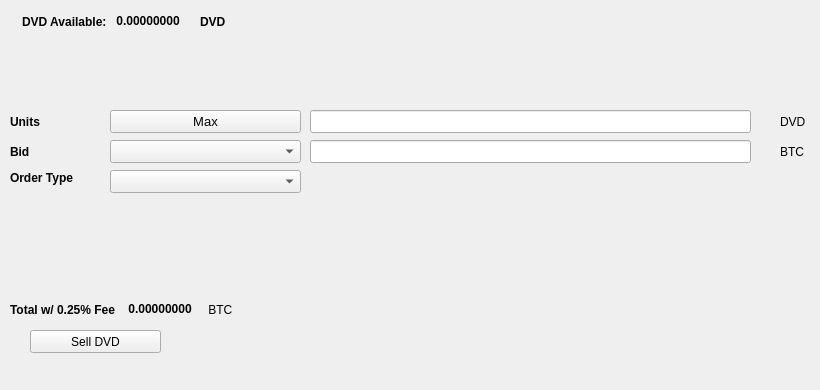
   <widget class="QWidget" name="SellTab">
    <attribute name="title">
     <string>Sell</string>
    </attribute>
    <widget class="QLabel" name="label_16">
     <property name="geometry">
      <rect>
       <x>780</x>
       <y>140</y>
       <width>31</width>
       <height>23</height>
      </rect>
     </property>
     <property name="text">
      <string>BTC</string>
     </property>
    </widget>
    <widget class="QComboBox" name="SellBidcomboBox">
     <property name="geometry">
      <rect>
       <x>110</x>
       <y>140</y>
       <width>191</width>
       <height>23</height>
      </rect>
     </property>
     <property name="font">
      <font>
       <pointsize>10</pointsize>
      </font>
     </property>
    </widget>
    <widget class="QLabel" name="label_18">
     <property name="geometry">
      <rect>
       <x>10</x>
       <y>110</y>
       <width>46</width>
       <height>23</height>
      </rect>
     </property>
     <property name="font">
      <font>
       <weight>75</weight>
       <bold>true</bold>
      </font>
     </property>
     <property name="text">
      <string>Units</string>
     </property>
    </widget>
    <widget class="QPushButton" name="Sell_Max_Amount">
     <property name="geometry">
      <rect>
       <x>110</x>
       <y>110</y>
       <width>191</width>
       <height>23</height>
      </rect>
     </property>
     <property name="font">
      <font>
       <pointsize>10</pointsize>
      </font>
     </property>
     <property name="text">
      <string>Max</string>
     </property>
    </widget>
    <widget class="QLabel" name="label_20">
     <property name="geometry">
      <rect>
       <x>10</x>
       <y>170</y>
       <width>91</width>
       <height>16</height>
      </rect>
     </property>
     <property name="font">
      <font>
       <weight>75</weight>
       <bold>true</bold>
      </font>
     </property>
     <property name="text">
      <string>Order Type</string>
     </property>
    </widget>
    <widget class="QComboBox" name="SellOrdertypeCombo">
     <property name="geometry">
      <rect>
       <x>110</x>
       <y>170</y>
       <width>191</width>
       <height>23</height>
      </rect>
     </property>
     <property name="font">
      <font>
       <pointsize>10</pointsize>
      </font>
     </property>
    </widget>
    <widget class="QLabel" name="label_21">
     <property name="geometry">
      <rect>
       <x>10</x>
       <y>140</y>
       <width>46</width>
       <height>23</height>
      </rect>
     </property>
     <property name="font">
      <font>
       <weight>75</weight>
       <bold>true</bold>
      </font>
     </property>
     <property name="text">
      <string>Bid</string>
     </property>
    </widget>
    <widget class="QLabel" name="label_22">
     <property name="geometry">
      <rect>
       <x>780</x>
       <y>110</y>
       <width>31</width>
       <height>23</height>
      </rect>
     </property>
     <property name="text">
      <string>DVD</string>
     </property>
    </widget>
    <widget class="QLineEdit" name="UnitsInputDVD">
     <property name="geometry">
      <rect>
       <x>310</x>
       <y>110</y>
       <width>441</width>
       <height>23</height>
      </rect>
     </property>
     <property name="font">
      <font>
       <pointsize>9</pointsize>
       <weight>75</weight>
       <bold>true</bold>
      </font>
     </property>
    </widget>
    <widget class="QLineEdit" name="SellBidPriceEdit">
     <property name="geometry">
      <rect>
       <x>310</x>
       <y>140</y>
       <width>441</width>
       <height>23</height>
      </rect>
     </property>
     <property name="font">
      <font>
       <pointsize>9</pointsize>
       <weight>75</weight>
       <bold>true</bold>
      </font>
     </property>
    </widget>
    <widget class="QPushButton" name="SellDVDBTN">
     <property name="geometry">
      <rect>
       <x>30</x>
       <y>330</y>
       <width>131</width>
       <height>23</height>
      </rect>
     </property>
     <property name="text">
      <string>Sell DVD</string>
     </property>
     <property name="icon">
      <iconset resource="../dividendcash">
       <normaloff>:/icons/bitcoin</normaloff>:/icons/bitcoin</iconset>
     </property>
    </widget>
    <widget class="QWidget" name="layoutWidget3">
     <property name="geometry">
      <rect>
       <x>22</x>
       <y>12</y>
       <width>258</width>
       <height>19</height>
      </rect>
     </property>
     <layout class="QHBoxLayout" name="horizontalLayout">
      <item>
       <widget class="QLabel" name="label232_2">
        <property name="font">
         <font>
          <weight>75</weight>
          <bold>true</bold>
         </font>
        </property>
        <property name="text">
         <string>DVD Available:</string>
        </property>
       </widget>
      </item>
      <item>
       <widget class="QLabel" name="DVDAvailableLabel">
        <property name="palette">
         <palette>
          <active>
           <colorrole role="WindowText">
            <brush brushstyle="SolidPattern">
             <color alpha="255">
              <red>0</red>
              <green>0</green>
              <blue>0</blue>
             </color>
            </brush>
           </colorrole>
           <colorrole role="Button">
            <brush brushstyle="SolidPattern">
             <color alpha="255">
              <red>0</red>
              <green>170</green>
              <blue>0</blue>
             </color>
            </brush>
           </colorrole>
           <colorrole role="Light">
            <brush brushstyle="SolidPattern">
             <color alpha="255">
              <red>0</red>
              <green>255</green>
              <blue>0</blue>
             </color>
            </brush>
           </colorrole>
           <colorrole role="Midlight">
            <brush brushstyle="SolidPattern">
             <color alpha="255">
              <red>0</red>
              <green>212</green>
              <blue>0</blue>
             </color>
            </brush>
           </colorrole>
           <colorrole role="Dark">
            <brush brushstyle="SolidPattern">
             <color alpha="255">
              <red>0</red>
              <green>85</green>
              <blue>0</blue>
             </color>
            </brush>
           </colorrole>
           <colorrole role="Mid">
            <brush brushstyle="SolidPattern">
             <color alpha="255">
              <red>0</red>
              <green>113</green>
              <blue>0</blue>
             </color>
            </brush>
           </colorrole>
           <colorrole role="Text">
            <brush brushstyle="SolidPattern">
             <color alpha="255">
              <red>0</red>
              <green>170</green>
              <blue>0</blue>
             </color>
            </brush>
           </colorrole>
           <colorrole role="BrightText">
            <brush brushstyle="SolidPattern">
             <color alpha="255">
              <red>255</red>
              <green>255</green>
              <blue>255</blue>
             </color>
            </brush>
           </colorrole>
           <colorrole role="ButtonText">
            <brush brushstyle="SolidPattern">
             <color alpha="255">
              <red>0</red>
              <green>0</green>
              <blue>0</blue>
             </color>
            </brush>
           </colorrole>
           <colorrole role="Base">
            <brush brushstyle="SolidPattern">
             <color alpha="255">
              <red>255</red>
              <green>255</green>
              <blue>255</blue>
             </color>
            </brush>
           </colorrole>
           <colorrole role="Window">
            <brush brushstyle="SolidPattern">
             <color alpha="255">
              <red>0</red>
              <green>170</green>
              <blue>0</blue>
             </color>
            </brush>
           </colorrole>
           <colorrole role="Shadow">
            <brush brushstyle="SolidPattern">
             <color alpha="255">
              <red>0</red>
              <green>0</green>
              <blue>0</blue>
             </color>
            </brush>
           </colorrole>
           <colorrole role="AlternateBase">
            <brush brushstyle="SolidPattern">
             <color alpha="255">
              <red>127</red>
              <green>212</green>
              <blue>127</blue>
             </color>
            </brush>
           </colorrole>
           <colorrole role="ToolTipBase">
            <brush brushstyle="SolidPattern">
             <color alpha="255">
              <red>255</red>
              <green>255</green>
              <blue>220</blue>
             </color>
            </brush>
           </colorrole>
           <colorrole role="ToolTipText">
            <brush brushstyle="SolidPattern">
             <color alpha="255">
              <red>0</red>
              <green>0</green>
              <blue>0</blue>
             </color>
            </brush>
           </colorrole>
          </active>
          <inactive>
           <colorrole role="WindowText">
            <brush brushstyle="SolidPattern">
             <color alpha="255">
              <red>0</red>
              <green>0</green>
              <blue>0</blue>
             </color>
            </brush>
           </colorrole>
           <colorrole role="Button">
            <brush brushstyle="SolidPattern">
             <color alpha="255">
              <red>0</red>
              <green>170</green>
              <blue>0</blue>
             </color>
            </brush>
           </colorrole>
           <colorrole role="Light">
            <brush brushstyle="SolidPattern">
             <color alpha="255">
              <red>0</red>
              <green>255</green>
              <blue>0</blue>
             </color>
            </brush>
           </colorrole>
           <colorrole role="Midlight">
            <brush brushstyle="SolidPattern">
             <color alpha="255">
              <red>0</red>
              <green>212</green>
              <blue>0</blue>
             </color>
            </brush>
           </colorrole>
           <colorrole role="Dark">
            <brush brushstyle="SolidPattern">
             <color alpha="255">
              <red>0</red>
              <green>85</green>
              <blue>0</blue>
             </color>
            </brush>
           </colorrole>
           <colorrole role="Mid">
            <brush brushstyle="SolidPattern">
             <color alpha="255">
              <red>0</red>
              <green>113</green>
              <blue>0</blue>
             </color>
            </brush>
           </colorrole>
           <colorrole role="Text">
            <brush brushstyle="SolidPattern">
             <color alpha="255">
              <red>0</red>
              <green>170</green>
              <blue>0</blue>
             </color>
            </brush>
           </colorrole>
           <colorrole role="BrightText">
            <brush brushstyle="SolidPattern">
             <color alpha="255">
              <red>255</red>
              <green>255</green>
              <blue>255</blue>
             </color>
            </brush>
           </colorrole>
           <colorrole role="ButtonText">
            <brush brushstyle="SolidPattern">
             <color alpha="255">
              <red>0</red>
              <green>0</green>
              <blue>0</blue>
             </color>
            </brush>
           </colorrole>
           <colorrole role="Base">
            <brush brushstyle="SolidPattern">
             <color alpha="255">
              <red>255</red>
              <green>255</green>
              <blue>255</blue>
             </color>
            </brush>
           </colorrole>
           <colorrole role="Window">
            <brush brushstyle="SolidPattern">
             <color alpha="255">
              <red>0</red>
              <green>170</green>
              <blue>0</blue>
             </color>
            </brush>
           </colorrole>
           <colorrole role="Shadow">
            <brush brushstyle="SolidPattern">
             <color alpha="255">
              <red>0</red>
              <green>0</green>
              <blue>0</blue>
             </color>
            </brush>
           </colorrole>
           <colorrole role="AlternateBase">
            <brush brushstyle="SolidPattern">
             <color alpha="255">
              <red>127</red>
              <green>212</green>
              <blue>127</blue>
             </color>
            </brush>
           </colorrole>
           <colorrole role="ToolTipBase">
            <brush brushstyle="SolidPattern">
             <color alpha="255">
              <red>255</red>
              <green>255</green>
              <blue>220</blue>
             </color>
            </brush>
           </colorrole>
           <colorrole role="ToolTipText">
            <brush brushstyle="SolidPattern">
             <color alpha="255">
              <red>0</red>
              <green>0</green>
              <blue>0</blue>
             </color>
            </brush>
           </colorrole>
          </inactive>
          <disabled>
           <colorrole role="WindowText">
            <brush brushstyle="SolidPattern">
             <color alpha="255">
              <red>0</red>
              <green>85</green>
              <blue>0</blue>
             </color>
            </brush>
           </colorrole>
           <colorrole role="Button">
            <brush brushstyle="SolidPattern">
             <color alpha="255">
              <red>0</red>
              <green>170</green>
              <blue>0</blue>
             </color>
            </brush>
           </colorrole>
           <colorrole role="Light">
            <brush brushstyle="SolidPattern">
             <color alpha="255">
              <red>0</red>
              <green>255</green>
              <blue>0</blue>
             </color>
            </brush>
           </colorrole>
           <colorrole role="Midlight">
            <brush brushstyle="SolidPattern">
             <color alpha="255">
              <red>0</red>
              <green>212</green>
              <blue>0</blue>
             </color>
            </brush>
           </colorrole>
           <colorrole role="Dark">
            <brush brushstyle="SolidPattern">
             <color alpha="255">
              <red>0</red>
              <green>85</green>
              <blue>0</blue>
             </color>
            </brush>
           </colorrole>
           <colorrole role="Mid">
            <brush brushstyle="SolidPattern">
             <color alpha="255">
              <red>0</red>
              <green>113</green>
              <blue>0</blue>
             </color>
            </brush>
           </colorrole>
           <colorrole role="Text">
            <brush brushstyle="SolidPattern">
             <color alpha="255">
              <red>0</red>
              <green>85</green>
              <blue>0</blue>
             </color>
            </brush>
           </colorrole>
           <colorrole role="BrightText">
            <brush brushstyle="SolidPattern">
             <color alpha="255">
              <red>255</red>
              <green>255</green>
              <blue>255</blue>
             </color>
            </brush>
           </colorrole>
           <colorrole role="ButtonText">
            <brush brushstyle="SolidPattern">
             <color alpha="255">
              <red>0</red>
              <green>85</green>
              <blue>0</blue>
             </color>
            </brush>
           </colorrole>
           <colorrole role="Base">
            <brush brushstyle="SolidPattern">
             <color alpha="255">
              <red>0</red>
              <green>170</green>
              <blue>0</blue>
             </color>
            </brush>
           </colorrole>
           <colorrole role="Window">
            <brush brushstyle="SolidPattern">
             <color alpha="255">
              <red>0</red>
              <green>170</green>
              <blue>0</blue>
             </color>
            </brush>
           </colorrole>
           <colorrole role="Shadow">
            <brush brushstyle="SolidPattern">
             <color alpha="255">
              <red>0</red>
              <green>0</green>
              <blue>0</blue>
             </color>
            </brush>
           </colorrole>
           <colorrole role="AlternateBase">
            <brush brushstyle="SolidPattern">
             <color alpha="255">
              <red>0</red>
              <green>170</green>
              <blue>0</blue>
             </color>
            </brush>
           </colorrole>
           <colorrole role="ToolTipBase">
            <brush brushstyle="SolidPattern">
             <color alpha="255">
              <red>255</red>
              <green>255</green>
              <blue>220</blue>
             </color>
            </brush>
           </colorrole>
           <colorrole role="ToolTipText">
            <brush brushstyle="SolidPattern">
             <color alpha="255">
              <red>0</red>
              <green>0</green>
              <blue>0</blue>
             </color>
            </brush>
           </colorrole>
          </disabled>
         </palette>
        </property>
        <property name="font">
         <font>
          <weight>75</weight>
          <bold>true</bold>
         </font>
        </property>
        <property name="text">
         <string> 0.00000000 </string>
        </property>
        <property name="textInteractionFlags">
         <set>Qt::LinksAccessibleByMouse|Qt::TextSelectableByKeyboard|Qt::TextSelectableByMouse</set>
        </property>
       </widget>
      </item>
      <item>
       <widget class="QLabel" name="labelDVD">
        <property name="font">
         <font>
          <weight>75</weight>
          <bold>true</bold>
         </font>
        </property>
        <property name="text">
         <string>DVD</string>
        </property>
       </widget>
      </item>
     </layout>
    </widget>
    <widget class="QWidget" name="layoutWidget">
     <property name="geometry">
      <rect>
       <x>10</x>
       <y>300</y>
       <width>268</width>
       <height>19</height>
      </rect>
     </property>
     <layout class="QHBoxLayout" name="horizontalLayout_2">
      <item>
       <widget class="QLabel" name="label_19">
        <property name="font">
         <font>
          <weight>75</weight>
          <bold>true</bold>
         </font>
        </property>
        <property name="text">
         <string>Total w/ 0.25% Fee </string>
        </property>
       </widget>
      </item>
      <item>
       <widget class="QLabel" name="SellCostLabel">
        <property name="palette">
         <palette>
          <active>
           <colorrole role="WindowText">
            <brush brushstyle="SolidPattern">
             <color alpha="255">
              <red>0</red>
              <green>0</green>
              <blue>0</blue>
             </color>
            </brush>
           </colorrole>
           <colorrole role="Button">
            <brush brushstyle="SolidPattern">
             <color alpha="255">
              <red>0</red>
              <green>170</green>
              <blue>0</blue>
             </color>
            </brush>
           </colorrole>
           <colorrole role="Light">
            <brush brushstyle="SolidPattern">
             <color alpha="255">
              <red>0</red>
              <green>255</green>
              <blue>0</blue>
             </color>
            </brush>
           </colorrole>
           <colorrole role="Midlight">
            <brush brushstyle="SolidPattern">
             <color alpha="255">
              <red>0</red>
              <green>212</green>
              <blue>0</blue>
             </color>
            </brush>
           </colorrole>
           <colorrole role="Dark">
            <brush brushstyle="SolidPattern">
             <color alpha="255">
              <red>0</red>
              <green>85</green>
              <blue>0</blue>
             </color>
            </brush>
           </colorrole>
           <colorrole role="Mid">
            <brush brushstyle="SolidPattern">
             <color alpha="255">
              <red>0</red>
              <green>113</green>
              <blue>0</blue>
             </color>
            </brush>
           </colorrole>
           <colorrole role="Text">
            <brush brushstyle="SolidPattern">
             <color alpha="255">
              <red>0</red>
              <green>170</green>
              <blue>0</blue>
             </color>
            </brush>
           </colorrole>
           <colorrole role="BrightText">
            <brush brushstyle="SolidPattern">
             <color alpha="255">
              <red>255</red>
              <green>255</green>
              <blue>255</blue>
             </color>
            </brush>
           </colorrole>
           <colorrole role="ButtonText">
            <brush brushstyle="SolidPattern">
             <color alpha="255">
              <red>0</red>
              <green>0</green>
              <blue>0</blue>
             </color>
            </brush>
           </colorrole>
           <colorrole role="Base">
            <brush brushstyle="SolidPattern">
             <color alpha="255">
              <red>255</red>
              <green>255</green>
              <blue>255</blue>
             </color>
            </brush>
           </colorrole>
           <colorrole role="Window">
            <brush brushstyle="SolidPattern">
             <color alpha="255">
              <red>0</red>
              <green>170</green>
              <blue>0</blue>
             </color>
            </brush>
           </colorrole>
           <colorrole role="Shadow">
            <brush brushstyle="SolidPattern">
             <color alpha="255">
              <red>0</red>
              <green>0</green>
              <blue>0</blue>
             </color>
            </brush>
           </colorrole>
           <colorrole role="AlternateBase">
            <brush brushstyle="SolidPattern">
             <color alpha="255">
              <red>127</red>
              <green>212</green>
              <blue>127</blue>
             </color>
            </brush>
           </colorrole>
           <colorrole role="ToolTipBase">
            <brush brushstyle="SolidPattern">
             <color alpha="255">
              <red>255</red>
              <green>255</green>
              <blue>220</blue>
             </color>
            </brush>
           </colorrole>
           <colorrole role="ToolTipText">
            <brush brushstyle="SolidPattern">
             <color alpha="255">
              <red>0</red>
              <green>0</green>
              <blue>0</blue>
             </color>
            </brush>
           </colorrole>
          </active>
          <inactive>
           <colorrole role="WindowText">
            <brush brushstyle="SolidPattern">
             <color alpha="255">
              <red>0</red>
              <green>0</green>
              <blue>0</blue>
             </color>
            </brush>
           </colorrole>
           <colorrole role="Button">
            <brush brushstyle="SolidPattern">
             <color alpha="255">
              <red>0</red>
              <green>170</green>
              <blue>0</blue>
             </color>
            </brush>
           </colorrole>
           <colorrole role="Light">
            <brush brushstyle="SolidPattern">
             <color alpha="255">
              <red>0</red>
              <green>255</green>
              <blue>0</blue>
             </color>
            </brush>
           </colorrole>
           <colorrole role="Midlight">
            <brush brushstyle="SolidPattern">
             <color alpha="255">
              <red>0</red>
              <green>212</green>
              <blue>0</blue>
             </color>
            </brush>
           </colorrole>
           <colorrole role="Dark">
            <brush brushstyle="SolidPattern">
             <color alpha="255">
              <red>0</red>
              <green>85</green>
              <blue>0</blue>
             </color>
            </brush>
           </colorrole>
           <colorrole role="Mid">
            <brush brushstyle="SolidPattern">
             <color alpha="255">
              <red>0</red>
              <green>113</green>
              <blue>0</blue>
             </color>
            </brush>
           </colorrole>
           <colorrole role="Text">
            <brush brushstyle="SolidPattern">
             <color alpha="255">
              <red>0</red>
              <green>170</green>
              <blue>0</blue>
             </color>
            </brush>
           </colorrole>
           <colorrole role="BrightText">
            <brush brushstyle="SolidPattern">
             <color alpha="255">
              <red>255</red>
              <green>255</green>
              <blue>255</blue>
             </color>
            </brush>
           </colorrole>
           <colorrole role="ButtonText">
            <brush brushstyle="SolidPattern">
             <color alpha="255">
              <red>0</red>
              <green>0</green>
              <blue>0</blue>
             </color>
            </brush>
           </colorrole>
           <colorrole role="Base">
            <brush brushstyle="SolidPattern">
             <color alpha="255">
              <red>255</red>
              <green>255</green>
              <blue>255</blue>
             </color>
            </brush>
           </colorrole>
           <colorrole role="Window">
            <brush brushstyle="SolidPattern">
             <color alpha="255">
              <red>0</red>
              <green>170</green>
              <blue>0</blue>
             </color>
            </brush>
           </colorrole>
           <colorrole role="Shadow">
            <brush brushstyle="SolidPattern">
             <color alpha="255">
              <red>0</red>
              <green>0</green>
              <blue>0</blue>
             </color>
            </brush>
           </colorrole>
           <colorrole role="AlternateBase">
            <brush brushstyle="SolidPattern">
             <color alpha="255">
              <red>127</red>
              <green>212</green>
              <blue>127</blue>
             </color>
            </brush>
           </colorrole>
           <colorrole role="ToolTipBase">
            <brush brushstyle="SolidPattern">
             <color alpha="255">
              <red>255</red>
              <green>255</green>
              <blue>220</blue>
             </color>
            </brush>
           </colorrole>
           <colorrole role="ToolTipText">
            <brush brushstyle="SolidPattern">
             <color alpha="255">
              <red>0</red>
              <green>0</green>
              <blue>0</blue>
             </color>
            </brush>
           </colorrole>
          </inactive>
          <disabled>
           <colorrole role="WindowText">
            <brush brushstyle="SolidPattern">
             <color alpha="255">
              <red>0</red>
              <green>85</green>
              <blue>0</blue>
             </color>
            </brush>
           </colorrole>
           <colorrole role="Button">
            <brush brushstyle="SolidPattern">
             <color alpha="255">
              <red>0</red>
              <green>170</green>
              <blue>0</blue>
             </color>
            </brush>
           </colorrole>
           <colorrole role="Light">
            <brush brushstyle="SolidPattern">
             <color alpha="255">
              <red>0</red>
              <green>255</green>
              <blue>0</blue>
             </color>
            </brush>
           </colorrole>
           <colorrole role="Midlight">
            <brush brushstyle="SolidPattern">
             <color alpha="255">
              <red>0</red>
              <green>212</green>
              <blue>0</blue>
             </color>
            </brush>
           </colorrole>
           <colorrole role="Dark">
            <brush brushstyle="SolidPattern">
             <color alpha="255">
              <red>0</red>
              <green>85</green>
              <blue>0</blue>
             </color>
            </brush>
           </colorrole>
           <colorrole role="Mid">
            <brush brushstyle="SolidPattern">
             <color alpha="255">
              <red>0</red>
              <green>113</green>
              <blue>0</blue>
             </color>
            </brush>
           </colorrole>
           <colorrole role="Text">
            <brush brushstyle="SolidPattern">
             <color alpha="255">
              <red>0</red>
              <green>85</green>
              <blue>0</blue>
             </color>
            </brush>
           </colorrole>
           <colorrole role="BrightText">
            <brush brushstyle="SolidPattern">
             <color alpha="255">
              <red>255</red>
              <green>255</green>
              <blue>255</blue>
             </color>
            </brush>
           </colorrole>
           <colorrole role="ButtonText">
            <brush brushstyle="SolidPattern">
             <color alpha="255">
              <red>0</red>
              <green>85</green>
              <blue>0</blue>
             </color>
            </brush>
           </colorrole>
           <colorrole role="Base">
            <brush brushstyle="SolidPattern">
             <color alpha="255">
              <red>0</red>
              <green>170</green>
              <blue>0</blue>
             </color>
            </brush>
           </colorrole>
           <colorrole role="Window">
            <brush brushstyle="SolidPattern">
             <color alpha="255">
              <red>0</red>
              <green>170</green>
              <blue>0</blue>
             </color>
            </brush>
           </colorrole>
           <colorrole role="Shadow">
            <brush brushstyle="SolidPattern">
             <color alpha="255">
              <red>0</red>
              <green>0</green>
              <blue>0</blue>
             </color>
            </brush>
           </colorrole>
           <colorrole role="AlternateBase">
            <brush brushstyle="SolidPattern">
             <color alpha="255">
              <red>0</red>
              <green>170</green>
              <blue>0</blue>
             </color>
            </brush>
           </colorrole>
           <colorrole role="ToolTipBase">
            <brush brushstyle="SolidPattern">
             <color alpha="255">
              <red>255</red>
              <green>255</green>
              <blue>220</blue>
             </color>
            </brush>
           </colorrole>
           <colorrole role="ToolTipText">
            <brush brushstyle="SolidPattern">
             <color alpha="255">
              <red>0</red>
              <green>0</green>
              <blue>0</blue>
             </color>
            </brush>
           </colorrole>
          </disabled>
         </palette>
        </property>
        <property name="font">
         <font>
          <weight>75</weight>
          <bold>true</bold>
         </font>
        </property>
        <property name="autoFillBackground">
         <bool>false</bool>
        </property>
        <property name="text">
         <string> 0.00000000</string>
        </property>
        <property name="textInteractionFlags">
         <set>Qt::LinksAccessibleByMouse|Qt::TextSelectableByMouse</set>
        </property>
       </widget>
      </item>
      <item>
       <widget class="QLabel" name="label_17">
        <property name="font">
         <font>
          <weight>50</weight>
          <bold>false</bold>
         </font>
        </property>
        <property name="text">
         <string> BTC</string>
        </property>
       </widget>
      </item>
     </layout>
    </widget>
    <widget class="QLabel" name="label_23">
     <property name="geometry">
      <rect>
       <x>460</x>
       <y>300</y>
       <width>281</width>
       <height>81</height>
      </rect>
     </property>
     <property name="text">
      <string/>
     </property>
     <property name="pixmap">
      <pixmap>:/images/bittrex</pixmap>
     </property>
    </widget>
   </widget>
